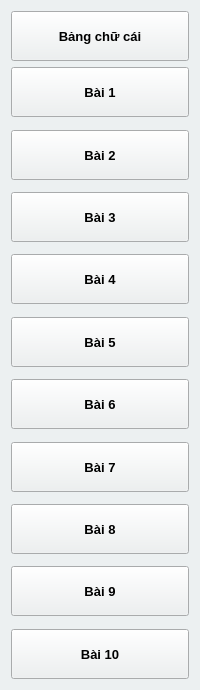
       <widget class="QFrame" name="frame">
        <property name="minimumSize">
         <size>
          <width>180</width>
          <height>0</height>
         </size>
        </property>
        <property name="maximumSize">
         <size>
          <width>200</width>
          <height>16777215</height>
         </size>
        </property>
        <property name="styleSheet">
         <string notr="true">background:#ecf0f1;</string>
        </property>
        <layout class="QVBoxLayout" name="verticalLayout">
         <item>
          <widget class="QPushButton" name="btn_hira">
           <property name="enabled">
            <bool>true</bool>
           </property>
           <property name="minimumSize">
            <size>
             <width>0</width>
             <height>50</height>
            </size>
           </property>
           <property name="font">
            <font>
             <pointsize>10</pointsize>
             <weight>75</weight>
             <bold>true</bold>
            </font>
           </property>
           <property name="text">
            <string>Bảng chữ cái</string>
           </property>
          </widget>
         </item>
         <item>
          <widget class="QPushButton" name="btn_bai1">
           <property name="minimumSize">
            <size>
             <width>0</width>
             <height>50</height>
            </size>
           </property>
           <property name="font">
            <font>
             <pointsize>10</pointsize>
             <weight>75</weight>
             <bold>true</bold>
            </font>
           </property>
           <property name="text">
            <string>Bài 1</string>
           </property>
          </widget>
         </item>
         <item>
          <spacer name="menuSpacer">
           <property name="orientation">
            <enum>Qt::Vertical</enum>
           </property>
           <property name="sizeType">
            <enum>QSizePolicy::Preferred</enum>
           </property>
           <property name="sizeHint" stdset="0">
            <size>
             <width>158</width>
             <height>7</height>
            </size>
           </property>
          </spacer>
         </item>
         <item>
          <widget class="QPushButton" name="btn_bai2">
           <property name="minimumSize">
            <size>
             <width>0</width>
             <height>50</height>
            </size>
           </property>
           <property name="font">
            <font>
             <pointsize>10</pointsize>
             <weight>75</weight>
             <bold>true</bold>
            </font>
           </property>
           <property name="text">
            <string>Bài 2</string>
           </property>
          </widget>
         </item>
         <item>
          <spacer name="verticalSpacer">
           <property name="orientation">
            <enum>Qt::Vertical</enum>
           </property>
           <property name="sizeType">
            <enum>QSizePolicy::Preferred</enum>
           </property>
           <property name="sizeHint" stdset="0">
            <size>
             <width>158</width>
             <height>6</height>
            </size>
           </property>
          </spacer>
         </item>
         <item>
          <widget class="QPushButton" name="btn_bai3">
           <property name="minimumSize">
            <size>
             <width>0</width>
             <height>50</height>
            </size>
           </property>
           <property name="font">
            <font>
             <pointsize>10</pointsize>
             <weight>75</weight>
             <bold>true</bold>
            </font>
           </property>
           <property name="text">
            <string>Bài 3</string>
           </property>
          </widget>
         </item>
         <item>
          <spacer name="verticalSpacer_2">
           <property name="orientation">
            <enum>Qt::Vertical</enum>
           </property>
           <property name="sizeType">
            <enum>QSizePolicy::Preferred</enum>
           </property>
           <property name="sizeHint" stdset="0">
            <size>
             <width>158</width>
             <height>6</height>
            </size>
           </property>
          </spacer>
         </item>
         <item>
          <widget class="QPushButton" name="btn_bai4">
           <property name="minimumSize">
            <size>
             <width>0</width>
             <height>50</height>
            </size>
           </property>
           <property name="font">
            <font>
             <pointsize>10</pointsize>
             <weight>75</weight>
             <bold>true</bold>
            </font>
           </property>
           <property name="text">
            <string>Bài 4</string>
           </property>
          </widget>
         </item>
         <item>
          <spacer name="verticalSpacer_3">
           <property name="orientation">
            <enum>Qt::Vertical</enum>
           </property>
           <property name="sizeType">
            <enum>QSizePolicy::Preferred</enum>
           </property>
           <property name="sizeHint" stdset="0">
            <size>
             <width>158</width>
             <height>7</height>
            </size>
           </property>
          </spacer>
         </item>
         <item>
          <widget class="QPushButton" name="btn_bai5">
           <property name="minimumSize">
            <size>
             <width>0</width>
             <height>50</height>
            </size>
           </property>
           <property name="font">
            <font>
             <pointsize>10</pointsize>
             <weight>75</weight>
             <bold>true</bold>
            </font>
           </property>
           <property name="text">
            <string>Bài 5</string>
           </property>
          </widget>
         </item>
         <item>
          <spacer name="verticalSpacer_4">
           <property name="orientation">
            <enum>Qt::Vertical</enum>
           </property>
           <property name="sizeType">
            <enum>QSizePolicy::Preferred</enum>
           </property>
           <property name="sizeHint" stdset="0">
            <size>
             <width>158</width>
             <height>6</height>
            </size>
           </property>
          </spacer>
         </item>
         <item>
          <widget class="QPushButton" name="btn_bai6">
           <property name="minimumSize">
            <size>
             <width>0</width>
             <height>50</height>
            </size>
           </property>
           <property name="font">
            <font>
             <pointsize>10</pointsize>
             <weight>75</weight>
             <bold>true</bold>
            </font>
           </property>
           <property name="text">
            <string>Bài 6</string>
           </property>
          </widget>
         </item>
         <item>
          <spacer name="verticalSpacer_5">
           <property name="orientation">
            <enum>Qt::Vertical</enum>
           </property>
           <property name="sizeType">
            <enum>QSizePolicy::Preferred</enum>
           </property>
           <property name="sizeHint" stdset="0">
            <size>
             <width>158</width>
             <height>7</height>
            </size>
           </property>
          </spacer>
         </item>
         <item>
          <widget class="QPushButton" name="btn_bai7">
           <property name="minimumSize">
            <size>
             <width>0</width>
             <height>50</height>
            </size>
           </property>
           <property name="font">
            <font>
             <pointsize>10</pointsize>
             <weight>75</weight>
             <bold>true</bold>
            </font>
           </property>
           <property name="text">
            <string>Bài 7</string>
           </property>
          </widget>
         </item>
         <item>
          <spacer name="verticalSpacer_6">
           <property name="orientation">
            <enum>Qt::Vertical</enum>
           </property>
           <property name="sizeType">
            <enum>QSizePolicy::Preferred</enum>
           </property>
           <property name="sizeHint" stdset="0">
            <size>
             <width>158</width>
             <height>6</height>
            </size>
           </property>
          </spacer>
         </item>
         <item>
          <widget class="QPushButton" name="btn_bai8">
           <property name="minimumSize">
            <size>
             <width>0</width>
             <height>50</height>
            </size>
           </property>
           <property name="font">
            <font>
             <pointsize>10</pointsize>
             <weight>75</weight>
             <bold>true</bold>
            </font>
           </property>
           <property name="text">
            <string>Bài 8</string>
           </property>
          </widget>
         </item>
         <item>
          <spacer name="verticalSpacer_7">
           <property name="orientation">
            <enum>Qt::Vertical</enum>
           </property>
           <property name="sizeType">
            <enum>QSizePolicy::Preferred</enum>
           </property>
           <property name="sizeHint" stdset="0">
            <size>
             <width>158</width>
             <height>6</height>
            </size>
           </property>
          </spacer>
         </item>
         <item>
          <widget class="QPushButton" name="btn_bai9">
           <property name="minimumSize">
            <size>
             <width>0</width>
             <height>50</height>
            </size>
           </property>
           <property name="font">
            <font>
             <pointsize>10</pointsize>
             <weight>75</weight>
             <bold>true</bold>
            </font>
           </property>
           <property name="text">
            <string>Bài 9</string>
           </property>
          </widget>
         </item>
         <item>
          <spacer name="verticalSpacer_8">
           <property name="orientation">
            <enum>Qt::Vertical</enum>
           </property>
           <property name="sizeType">
            <enum>QSizePolicy::Preferred</enum>
           </property>
           <property name="sizeHint" stdset="0">
            <size>
             <width>158</width>
             <height>7</height>
            </size>
           </property>
          </spacer>
         </item>
         <item>
          <widget class="QPushButton" name="btn_bai10">
           <property name="minimumSize">
            <size>
             <width>0</width>
             <height>50</height>
            </size>
           </property>
           <property name="font">
            <font>
             <pointsize>10</pointsize>
             <weight>75</weight>
             <bold>true</bold>
            </font>
           </property>
           <property name="text">
            <string>Bài 10</string>
           </property>
          </widget>
         </item>
        </layout>
       </widget>
